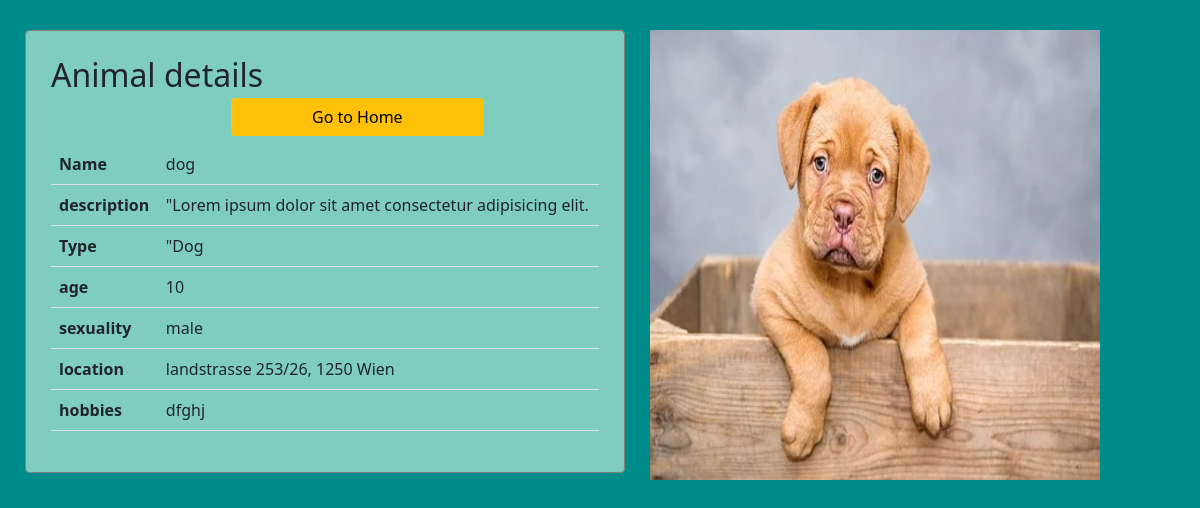
The app's page /products/details.php?id=17 with its own data.
### tables this page shows
CREATE TABLE `animal` (
  `id` int(11) NOT NULL,
  `name` varchar(50) NOT NULL,
  `picture` varchar(50) DEFAULT NULL,
  `description` varchar(200) NOT NULL,
  `type` varchar(50) DEFAULT NULL,
  `age` int(3) NOT NULL,
  `sexuality` enum('male','female') NOT NULL,
  `location` varchar(50) DEFAULT NULL,
  `hobbies` varchar(50) DEFAULT NULL
);

### products/details.php (the view, shortened to what this page needs)
<?php
    require_once "../components/db_connect.php";
    if(isset($_GET["id"])){
        $id = $_GET["id"];
        $spl = "SELECT * FROM animal WHERE id = $id";
        $result = mysqli_query($connect , $spl);
        $row = mysqli_fetch_assoc($result);
    }
?>
<!DOCTYPE html>
<html lang="en" >
   <head>
       <?php require_once '../components/boots.php'?>
   </head>
   <body>
       <div class="prodet">
            <fieldset>
                <legend class='h2'> Animal details  <a class= 'btn btn-warning' href="index.php" >Go to Home</a></legend>
                    <table  class='table'>
                        <tr>
                            <th>Name</th>
                            <td> <?= $row["name"] ?> </td>
                        </tr>
                        <tr>
                            <th>description</th>
                            <td>"<?= $row["description"] ?></td>
                        </tr>
                        <tr>
                            <th>Type</th>
                            <td>"<?= $row["type"] ?></td>
                        </tr>
                        <tr>
                            <th>age</th>
                            <td><?= $row["age"] ?> </td>
                        </tr>
                        <tr>
                            <th>sexuality</th>
                            <td><?= $row["sexuality"] ?></td>
                        </tr>
                        <tr>
                            <th>location</th>
                            <td><?= $row["location"] ?></td>
                        </tr>
                        <tr>
                            <th>hobbies</th>
                            <td><?= $row["hobbies"] ?></td>
                        </tr>
                    </table>
            </fieldset>
            <div class="foto">
             <img src='../pictuers/<?= $row["picture"] ?>' width='450'  height='450'>
            </div>
       </div>
   </body>
</html>

### records on screen
animal: name "dog", description "Lorem ipsum dolor sit amet consectetur adipisicing elit.", type "Dog", age "10", sexuality "male", location "landstrasse 253/26, 1250 Wien", hobbies "dfghj", picture (picture)
